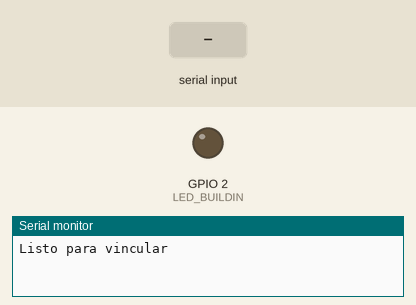
A sketch run on a simulated ESP32. Parts: output pins drawn as LEDs (lit = HIGH), the last lines printed to the serial monitor. The test bench sets the inputs (shaded band). Nothing arrives over Bluetooth unless stated.

Above: at 1.2 s.
1.3 s: "1" received over the second serial link
At 2.3 s:
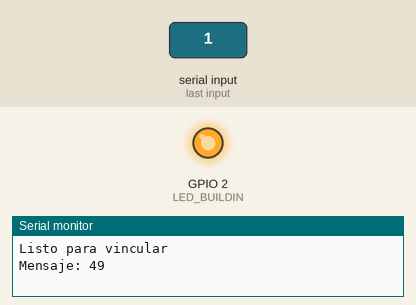
2.8 s: "0" received over the second serial link
At 3.7 s:
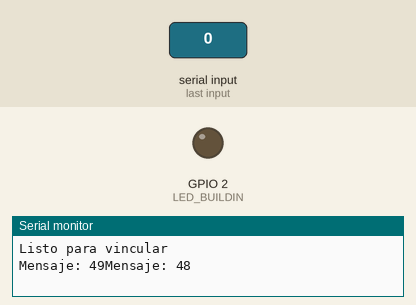
Timing chart, 0 to 5.8 s (numbered marks = the images above; inputs shaded):
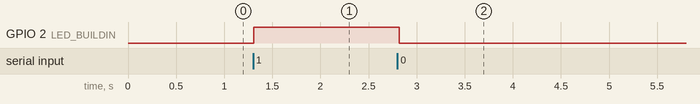

The sketch:

16esp32bluetooth.ino
```cpp
#include <BluetoothSerial.h>
#define LED_BUILDIN 2

BluetoothSerial bluetooth;
int incoming = 0;

void setup(){

    Serial.begin(115200);
    bluetooth.begin("Hello - ESP32");
    Serial.println("Listo para vincular");
    //Serial.println(bluetooth.MAC());

    pinMode(LED_BUILDIN, OUTPUT);

}

void loop(){

    if (bluetooth.available())
    {
        incoming = bluetooth.read();
        Serial.print("Mensaje: ");
        Serial.print(incoming);

        switch (incoming)
        {
        case 48:
            digitalWrite(LED_BUILDIN, LOW);
            break;
        case 49:
            digitalWrite(LED_BUILDIN, HIGH);
            break;
        default:
            break;
        }
    }

    delay(20);


}
```

Measured:
- after the input at 1.3 s, GPIO 2 (LED_BUILDIN): LOW → HIGH at once
- after the input at 2.8 s, GPIO 2 (LED_BUILDIN): HIGH → LOW at once
